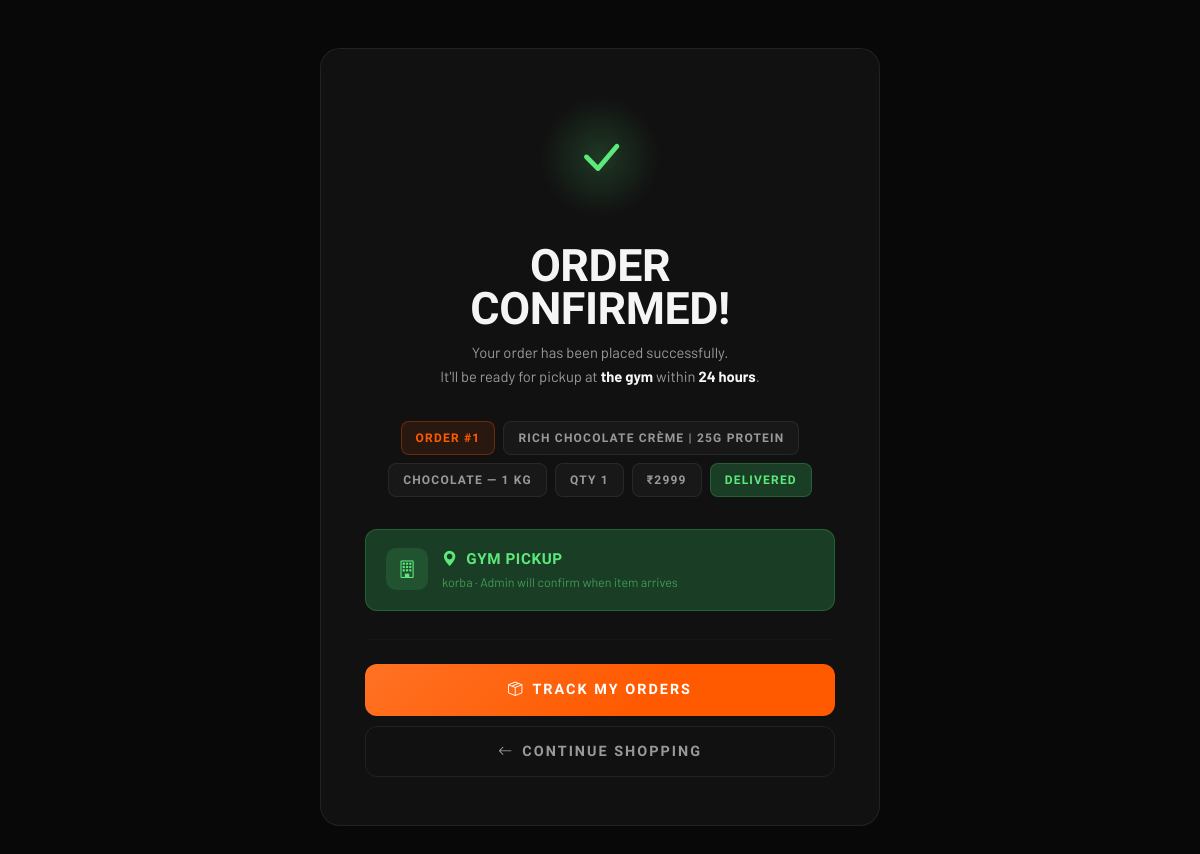
The app's page /orders/success/1/ (signed in), older data.
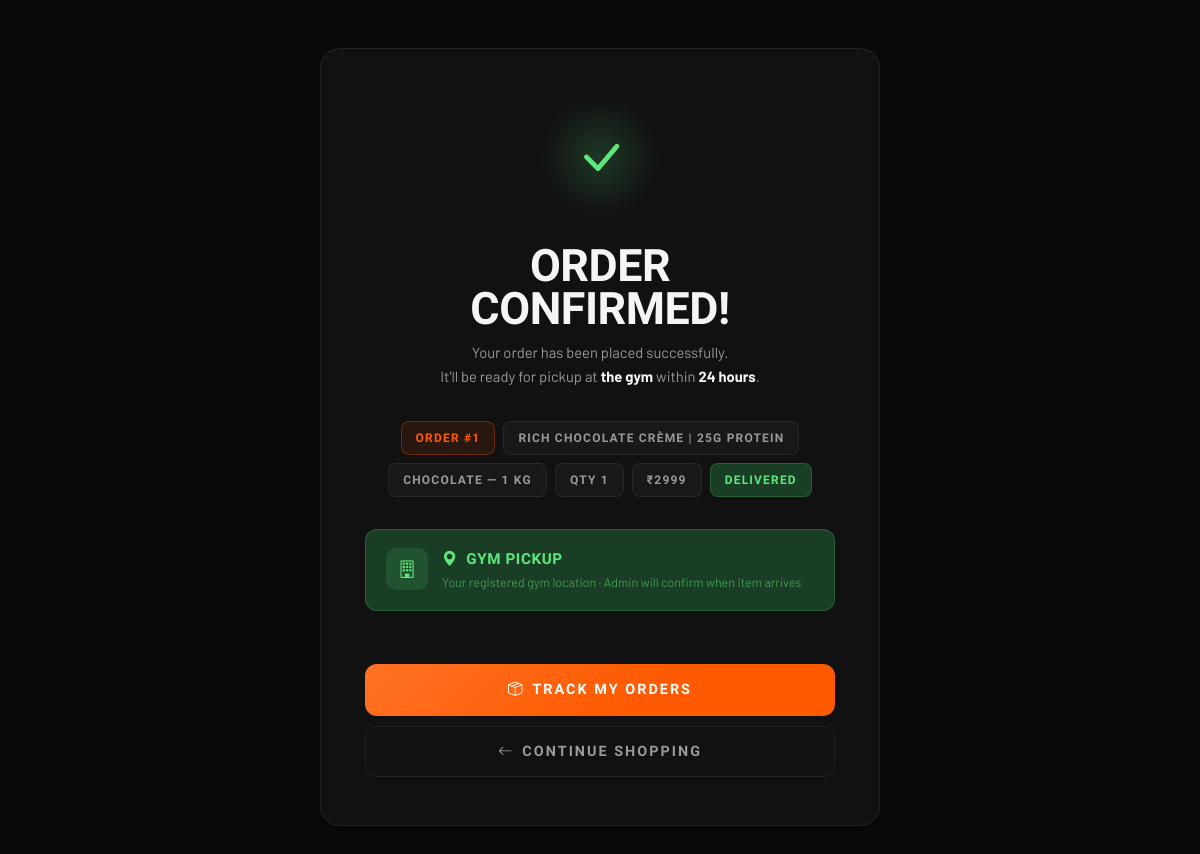
The same page, newer data.
### AuthFit/models.py (models this page shows, shortened)
class Enrollment(models.Model):
    gym = models.ForeignKey(Gym, on_delete=models.CASCADE, db_index=True)
    objects = GymManager()
    GENDER_CHOICES = [('M', 'Male'), ('F', 'Female')]
    PAYMENT = [("Done", 'Done'), ("Pending", 'Pending')]
    METHOD = [('C', 'CASH'), ('U', 'UPI'), ('B', 'UPI + CASH')]
    SOURCE_CHOICES = [
        ("OWNER", "Owner"),
        ("MEMBER", "Member"),
    ]
    unique_id = models.CharField(max_length=10, editable=False, db_index=True)
    user = models.ForeignKey(
        User, on_delete=models.CASCADE, null=True, blank=True
    )
    profile_completed = models.BooleanField(default=False)
    source = models.CharField(max_length=10, choices=SOURCE_CHOICES, default="OWNER")
    fullname = models.CharField(max_length=25)
    email = models.EmailField(blank=True ,null=True)          # blank allowed — owner won't fill this
    gender = models.CharField(max_length=1, choices=GENDER_CHOICES, blank=True ,null=True)
    phone = models.CharField(max_length=10, db_index=True)   # primary lookup field now
    address = models.TextField(blank=True)
    reference = models.CharField(max_length=30, null=True, blank=True)
    selectPlan = models.ForeignKey(MembershipPlan, on_delete=models.CASCADE)
    trainer = models.ForeignKey(
        Trainer, on_delete=models.SET_NULL, null=True, blank=True
    )
    Amount = models.DecimalField(max_digits=10, decimal_places=2)
    paidAmount = models.DecimalField(default=0,max_digits=10,decimal_places=2,null=False)
    paymentDate = models.DateField(blank=True, null=True)
    paymentMethod = models.CharField(
        max_length=1, choices=METHOD, blank=True, null=True
    )
    pendingAmount = models.DecimalField(default=0,max_digits=10,decimal_places=2)
    pendingpaymentMethod = models.CharField(
        max_length=1, choices=METHOD, blank=True, null=True
    )
    pendingpaymentDate =  models.DateField(blank=True, null=True)
    paymentStatus = models.CharField(
        max_length=10, choices=PAYMENT, default="Pending"
    )
    last_expiry_notif_sent = models.DateField(null=True, blank=True)
    initial_invoice_generated = models.BooleanField(
        default=False,
        help_text="Set once the up-front payment collected during Quick Enrollment "
                "has been converted into a Payment + Invoice.",
    )
    doj = models.DateField(auto_now_add=True)
    DueDate = models.DateField(blank=True, null=True,db_index=True)
    created_at = models.DateTimeField(auto_now_add=True)
    is_active = models.BooleanField(default=True, db_index=True)
    is_deleted = models.BooleanField(default=False, db_index=True)
    deleted_at = models.DateTimeField(null=True, blank=True)
    deleted_by = models.ForeignKey(
        User, on_delete=models.SET_NULL, null=True, blank=True, related_name='+'
    )
    face_enrolled = models.BooleanField(default=False)
    face_image = CloudinaryField('image', null=True, blank=True)
    face_embeddings = models.JSONField(default=list, blank=True)
    class Meta:
        unique_together = ('gym', 'unique_id')
        constraints = [
            models.UniqueConstraint(
                fields=['gym', 'phone'],
                condition=models.Q(user__isnull=True),
                name='unique_pending_enrollment_phone_per_gym',
            )
        ]
    @property
    def is_expired(self):
        if self.DueDate:
            return timezone.now().date() > self.DueDate
        return False

### Shop/views.py (the view)
# urls.py: path('orders/success/<int:order_id>/',          views.order_success,   name='order_success'),
@login_required
@store_enabled_required
def order_success(request, order_id):
    if request.method != 'GET':
        return redirect('product_list')
    gym = getattr(request, 'gym', None)
    qs = Order.objects.filter(
        id=order_id,
        user=request.user,
    ).select_related('gym_product__global_product', 'gym_flavor__global_flavor', 'gym')
    if gym:
        qs = qs.filter(gym=gym)
    order = get_object_or_404(qs)
    enrollment = _get_enrollment(request.user, gym=gym)
    image_url  = _get_profile_image(request.user, enrollment)
    return render(request, 'shop/order_success.html', {
        'order':      order,
        'enrollment': enrollment,
        'image_url':  image_url,
        'gym':        gym,
    })

### AuthFit/context_processors.py (called while the page is built, shortened)
def saas_config(request):
    return {
        'BASE_DOMAIN': os.environ.get('BASE_DOMAIN', 'entergym.in'),
    }

def _user_hash(uid: int) -> str:
    return hmac.new(
        settings.SECRET_KEY.encode("utf-8"),
        str(uid).encode("utf-8"),
        hashlib.sha256,
    ).hexdigest()[:16]

def _build_response(is_enrolled, already_marked, user_hash, request=None):
    config = {
        "isAuthenticated": request.user.is_authenticated if request else False,
        "isEnrolled":      bool(is_enrolled),
        "alreadyMarked":   bool(already_marked),
        "userHash":        user_hash,
    }
    return {
        "GYM_CONFIG_JSON": json.dumps(config),
        "is_enrolled":     bool(is_enrolled),
        "already_marked":  bool(already_marked),
    }

def gym_context(request):
    gym = getattr(request, 'gym', None)
    if gym is None:
        return {'gym': None, 'favicon_url': None, 'logo_url': None}

### Gym/mixins.py (called while the page is built)
    def get_queryset(self):
        return GymQuerySet(self.model, using=self._db)

### Shop/models.py (called while the page is built)
    @property
    def name(self) -> str:
        return self.global_product.name

### Shop/views.py (called while the page is built, shortened)
def _get_profile_image(user, enrollment):
    if not (enrollment and enrollment.face_image):
        return None

### templates/shop/order_success.html (shortened to what this page needs)
<!doctype html>
{% load static %}
<html lang="en">
  <head>
    <link rel="stylesheet" href="{% static 'vendor/bootstrap/bootstrap.min.css' %}">
    <link rel="stylesheet" href="https://cdn.jsdelivr.net/npm/bootstrap-icons@1.11.1/font/bootstrap-icons.css" />
  </head>
  <body>
    <div class="success-card">
      <div class="glow-ring">
        <i class="bi bi-check-lg"></i>
      </div>
      <h1 class="success-title">Order<br />Confirmed!</h1>
      <p class="success-sub">
        Your order has been placed successfully.<br />
        It'll be ready for pickup at
        <strong>{% if gym %}{{ gym.gym_name }}{% else %}the gym{% endif %}</strong>
        within <strong>24 hours</strong>.
      </p>
      <div class="order-chip-row">
        <div class="order-chip highlight">Order #{{ order.id }}</div>
        <div class="order-chip">{{ order.gym_product.name }}</div>
        {% if order.gym_flavor %}
          <div class="order-chip">
            {{ order.gym_flavor.global_flavor.flavor_name }}{% if order.gym_flavor.global_flavor.weight %} — {{ order.gym_flavor.global_flavor.weight }}{% endif %}
          </div>
        {% endif %}
        <div class="order-chip">Qty {{ order.quantity }}</div>
        <div class="order-chip">₹{{ order.total_price|floatformat:0 }}</div>
        <div class="order-chip status-{{ order.status|lower }}">{{ order.status }}</div>
      </div>
      <div class="track-strip">
        <div class="track-icon"><i class="bi bi-building"></i></div>
        <div class="track-text">
          <div class="track-label">
            <i class="bi bi-geo-alt-fill me-1"></i>
            {% if gym %}{{ gym.gym_name }}{% else %}Gym{% endif %} Pickup
          </div>
          <div class="track-sub">
            {% if gym and gym.address %}
              {{ gym.address }}
            {% elif enrollment and enrollment.address %}
              {{ enrollment.address }}
            {% else %}
              Your registered gym location
            {% endif %}
            · Admin will confirm when item arrives
          </div>
        </div>
      </div>
      <hr class="styled-hr" />
      <div class="btn-row">
        <a href="{% url 'my_orders' %}" class="btn-primary-cta">
          <i class="bi bi-box-seam"></i> Track My Orders
        </a>
        <a href="{% url 'product_list' %}" class="btn-ghost">
          <i class="bi bi-arrow-left"></i> Continue Shopping
        </a>
      </div>
    </div>
  </body>
</html>

Row changes from the older to the newer data that the page shows:
removed Enrollment: address "korba"
Text that changed along with them:
text now shown: "Your registered gym location"
